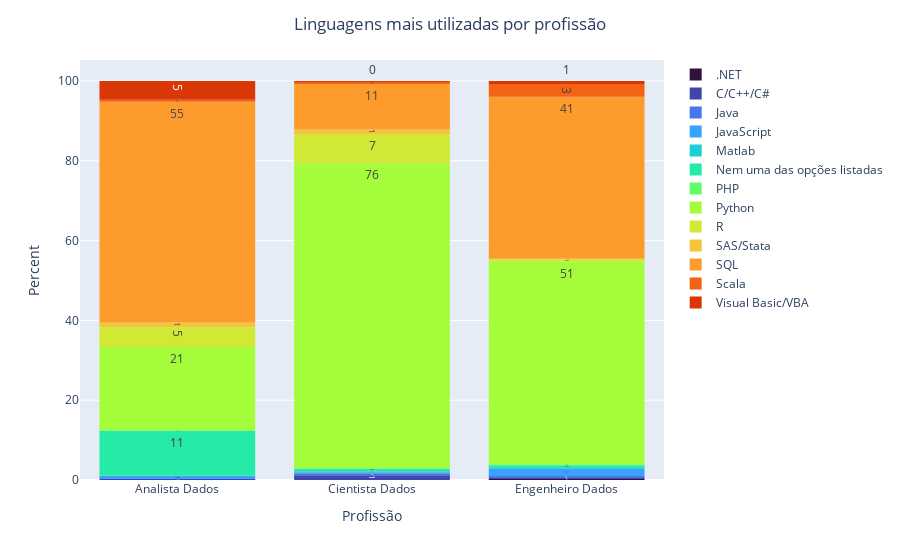

This figure's notebook cell:
### Code cell
fig =px.histogram(prof_lang_cross_melt, y='value',barnorm='percent',color="('P4_e ', 'Entre as linguagens listadas abaixo, qual é a que você mais utiliza no trabalho?')", x='profissao', color_discrete_sequence= px.colors.sequential.Turbo,labels={"('P4_e ', 'Entre as linguagens listadas abaixo, qual é a que você mais utiliza no trabalho?')":"","profissao":"Profissão"},text_auto='.0f')
fig.update_layout(title={"text": "Linguagens mais utilizadas por profissão", "x": 0.5}, yaxis_title="Percent")
fig.update_traces(marker_line_width=0)
fig.show()

### Figure 1 — Plotly figure (JSON) as saved in the notebook; plotly's stock layout.template omitted (floating-point values rounded to 4 significant figures)
{"data": [{"alignmentgroup": "True", "bingroup": "x", "histfunc": "sum", "hovertemplate": "=.NET<br>Profissão=%{x}<br>sum of value (normalized as percent)=%{y}<extra></extra>", "legendgroup": ".NET", "marker": {"color": "#30123b", "line": {"width": 0}, "pattern": {"shape": ""}}, "name": ".NET", "offsetgroup": ".NET", "orientation": "v", "showlegend": true, "texttemplate": "%{value:.0f}", "type": "histogram", "x": ["Analista Dados", "Cientista Dados", "Engenheiro Dados"], "xaxis": "x", "y": [0, 0, 0.2475], "yaxis": "y"}, {"alignmentgroup": "True", "bingroup": "x", "histfunc": "sum", "hovertemplate": "=C/C++/C#<br>Profissão=%{x}<br>sum of value (normalized as percent)=%{y}<extra></extra>", "legendgroup": "C/C++/C#", "marker": {"color": "#4145ab", "line": {"width": 0}, "pattern": {"shape": ""}}, "name": "C/C++/C#", "offsetgroup": "C/C++/C#", "orientation": "v", "showlegend": true, "texttemplate": "%{value:.0f}", "type": "histogram", "x": ["Analista Dados", "Cientista Dados", "Engenheiro Dados"], "xaxis": "x", "y": [0.2356, 1.214, 0.2475], "yaxis": "y"}, {"alignmentgroup": "True", "bingroup": "x", "histfunc": "sum", "hovertemplate": "=Java<br>Profissão=%{x}<br>sum of value (normalized as percent)=%{y}<extra></extra>", "legendgroup": "Java", "marker": {"color": "#4675ed", "line": {"width": 0}, "pattern": {"shape": ""}}, "name": "Java", "offsetgroup": "Java", "orientation": "v", "showlegend": true, "texttemplate": "%{value:.0f}", "type": "histogram", "x": ["Analista Dados", "Cientista Dados", "Engenheiro Dados"], "xaxis": "x", "y": [0, 0.4854, 0.495], "yaxis": "y"}, {"alignmentgroup": "True", "bingroup": "x", "histfunc": "sum", "hovertemplate": "=JavaScript<br>Profissão=%{x}<br>sum of value (normalized as percent)=%{y}<extra></extra>", "legendgroup": "JavaScript", "marker": {"color": "#39a2fc", "line": {"width": 0}, "pattern": {"shape": ""}}, "name": "JavaScript", "offsetgroup": "JavaScript", "orientation": "v", "showlegend": true, "texttemplate": "%{value:.0f}", "type": "histogram", "x": ["Analista Dados", "Cientista Dados", "Engenheiro Dados"], "xaxis": "x", "y": [0.8245, 0.2427, 1.98], "yaxis": "y"}, {"alignmentgroup": "True", "bingroup": "x", "histfunc": "sum", "hovertemplate": "=Matlab<br>Profissão=%{x}<br>sum of value (normalized as percent)=%{y}<extra></extra>", "legendgroup": "Matlab", "marker": {"color": "#1bcfd4", "line": {"width": 0}, "pattern": {"shape": ""}}, "name": "Matlab", "offsetgroup": "Matlab", "orientation": "v", "showlegend": true, "texttemplate": "%{value:.0f}", "type": "histogram", "x": ["Analista Dados", "Cientista Dados", "Engenheiro Dados"], "xaxis": "x", "y": [0, 0.2427, 0], "yaxis": "y"}, {"alignmentgroup": "True", "bingroup": "x", "histfunc": "sum", "hovertemplate": "=Nem uma das opções listadas<br>Profissão=%{x}<br>sum of value (normalized as percent)=%{y}<extra></extra>", "legendgroup": "Nem uma das opções listadas", "marker": {"color": "#24eca6", "line": {"width": 0}, "pattern": {"shape": ""}}, "name": "Nem uma das opções listadas", "offsetgroup": "Nem uma das opções listadas", "orientation": "v", "showlegend": true, "texttemplate": "%{value:.0f}", "type": "histogram", "x": ["Analista Dados", "Cientista Dados", "Engenheiro Dados"], "xaxis": "x", "y": [11.19, 0.7282, 0.7426], "yaxis": "y"}, {"alignmentgroup": "True", "bingroup": "x", "histfunc": "sum", "hovertemplate": "=PHP<br>Profissão=%{x}<br>sum of value (normalized as percent)=%{y}<extra></extra>", "legendgroup": "PHP", "marker": {"color": "#61fc6c", "line": {"width": 0}, "pattern": {"shape": ""}}, "name": "PHP", "offsetgroup": "PHP", "orientation": "v", "showlegend": true, "texttemplate": "%{value:.0f}", "type": "histogram", "x": ["Analista Dados", "Cientista Dados", "Engenheiro Dados"], "xaxis": "x", "y": [0.2356, 0, 0.2475], "yaxis": "y"}, {"alignmentgroup": "True", "bingroup": "x", "histfunc": "sum", "hovertemplate": "=Python<br>Profissão=%{x}<br>sum of value (normalized as percent)=%{y}<extra></extra>", "legendgroup": "Python", "marker": {"color": "#a4fc3b", "line": {"width": 0}, "pattern": {"shape": ""}}, "name": "Python", "offsetgroup": "Python", "orientation": "v", "showlegend": true, "texttemplate": "%{value:.0f}", "type": "histogram", "x": ["Analista Dados", "Cientista Dados", "Engenheiro Dados"], "xaxis": "x", "y": [20.85, 76.46, 50.74], "yaxis": "y"}, {"alignmentgroup": "True", "bingroup": "x", "histfunc": "sum", "hovertemplate": "=R<br>Profissão=%{x}<br>sum of value (normalized as percent)=%{y}<extra></extra>", "legendgroup": "R", "marker": {"color": "#d1e834", "line": {"width": 0}, "pattern": {"shape": ""}}, "name": "R", "offsetgroup": "R", "orientation": "v", "showlegend": true, "texttemplate": "%{value:.0f}", "type": "histogram", "x": ["Analista Dados", "Cientista Dados", "Engenheiro Dados"], "xaxis": "x", "y": [4.947, 7.282, 0.7426], "yaxis": "y"}, {"alignmentgroup": "True", "bingroup": "x", "histfunc": "sum", "hovertemplate": "=SAS/Stata<br>Profissão=%{x}<br>sum of value (normalized as percent)=%{y}<extra></extra>", "legendgroup": "SAS/Stata", "marker": {"color": "#f3c63a", "line": {"width": 0}, "pattern": {"shape": ""}}, "name": "SAS/Stata", "offsetgroup": "SAS/Stata", "orientation": "v", "showlegend": true, "texttemplate": "%{value:.0f}", "type": "histogram", "x": ["Analista Dados", "Cientista Dados", "Engenheiro Dados"], "xaxis": "x", "y": [1.178, 1.214, 0], "yaxis": "y"}, {"alignmentgroup": "True", "bingroup": "x", "histfunc": "sum", "hovertemplate": "=SQL<br>Profissão=%{x}<br>sum of value (normalized as percent)=%{y}<extra></extra>", "legendgroup": "SQL", "marker": {"color": "#fe9b2d", "line": {"width": 0}, "pattern": {"shape": ""}}, "name": "SQL", "offsetgroup": "SQL", "orientation": "v", "showlegend": true, "texttemplate": "%{value:.0f}", "type": "histogram", "x": ["Analista Dados", "Cientista Dados", "Engenheiro Dados"], "xaxis": "x", "y": [55.36, 11.41, 40.59], "yaxis": "y"}, {"alignmentgroup": "True", "bingroup": "x", "histfunc": "sum", "hovertemplate": "=Scala<br>Profissão=%{x}<br>sum of value (normalized as percent)=%{y}<extra></extra>", "legendgroup": "Scala", "marker": {"color": "#f36315", "line": {"width": 0}, "pattern": {"shape": ""}}, "name": "Scala", "offsetgroup": "Scala", "orientation": "v", "showlegend": true, "texttemplate": "%{value:.0f}", "type": "histogram", "x": ["Analista Dados", "Cientista Dados", "Engenheiro Dados"], "xaxis": "x", "y": [0.4711, 0.4854, 3.218], "yaxis": "y"}, {"alignmentgroup": "True", "bingroup": "x", "histfunc": "sum", "hovertemplate": "=Visual Basic/VBA<br>Profissão=%{x}<br>sum of value (normalized as percent)=%{y}<extra></extra>", "legendgroup": "Visual Basic/VBA", "marker": {"color": "#d93806", "line": {"width": 0}, "pattern": {"shape": ""}}, "name": "Visual Basic/VBA", "offsetgroup": "Visual Basic/VBA", "orientation": "v", "showlegend": true, "texttemplate": "%{value:.0f}", "type": "histogram", "x": ["Analista Dados", "Cientista Dados", "Engenheiro Dados"], "xaxis": "x", "y": [4.711, 0.2427, 0.7426], "yaxis": "y"}], "layout": {"barmode": "relative", "barnorm": "percent", "legend": {"title": {"text": ""}, "tracegroupgap": 0}, "margin": {"t": 60}, "title": {"text": "Linguagens mais utilizadas por profissão", "x": 0.5}, "xaxis": {"anchor": "y", "domain": [0, 1], "title": {"text": "Profissão"}}, "yaxis": {"anchor": "x", "domain": [0, 1], "title": {"text": "Percent"}}}}
